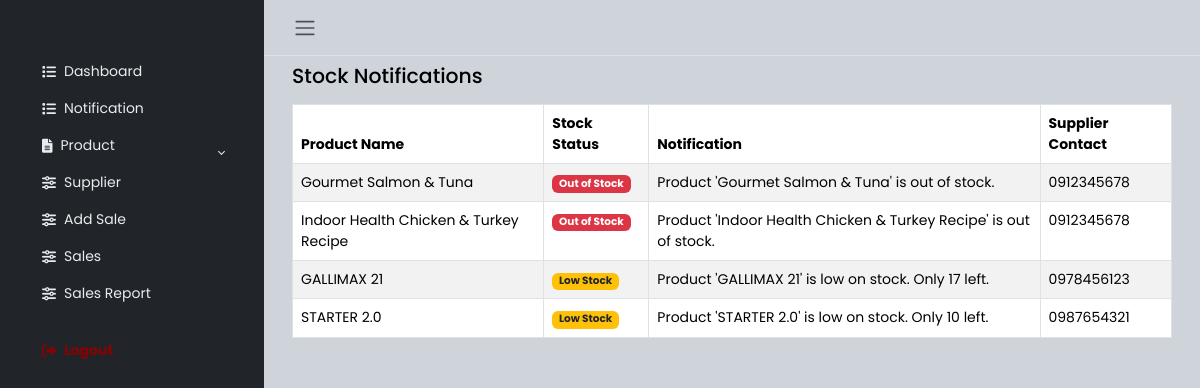
Page /notification.php (signed in) on the committed database.
### tables this page shows
CREATE TABLE `product` (
  `product_id` int(250) NOT NULL,
  `product_name` varchar(250) NOT NULL,
  `price` decimal(10,2) DEFAULT NULL,
  `quantity` int(250) NOT NULL,
  `status` enum('Available','Out of Stock','Low Stock') NOT NULL,
  `brand_id` int(250) NOT NULL,
  `category_id` int(250) NOT NULL,
  `supplier_id` int(250) NOT NULL
);

CREATE TABLE `supplier` (
  `supplier_id` int(250) NOT NULL,
  `supplier_name` varchar(250) NOT NULL,
  `supplier_number` varchar(250) NOT NULL
);

### notification.php (the view, shortened to what this page needs)
<?php
require 'db/connection.php';
$lowStockThreshold = 20;
$query = "
    SELECT p.product_id, p.product_name, p.quantity, s.supplier_number
    FROM product p
    LEFT JOIN supplier s ON p.supplier_id = s.supplier_id
";
$products = $conn->query($query);
?>
<!DOCTYPE html>
<html lang="en">
<head>
    <link href="https://cdn.jsdelivr.net/npm/bootstrap-icons/font/bootstrap-icons.css" rel="stylesheet">
    <link rel="stylesheet" href="https://cdn.jsdelivr.net/npm/bootstrap@5.3.2/dist/css/bootstrap.min.css">
    <link rel="stylesheet" href="bootstrap/css/bootstrap.min.css">
    <link rel="stylesheet" href="css/style.css">
</head>
<body>
<div class="wrapper">
    <?php include 'sidebar.php'; ?>
    <div class="main">
        <nav class="navbar navbar-expand px-3 border-bottom">
            <button class="btn" id="sidebar-toggle" type="button">
                <span class="navbar-toggler-icon"></span>
            </button>
        </nav>
        <main class="content px-3 py-2">
            <div class="container-fluid">
                <div class="mb-3">
                    <h4>Stock Notifications</h4>
                </div>
                <table class="table table-striped table-bordered">
                    <thead>
                        <tr>
                            <th>Product Name</th>
                            <th>Stock Status</th>
                            <th>Notification</th>
                            <th>Supplier Contact</th>
                        </tr>
                    </thead>
                    <tbody>
                        <?php
                        while ($product = $products->fetch_assoc()) {
                            $productName = $product['product_name'];
                            $stock = $product['quantity'];
                            $supplierNumber = $product['supplier_number'];
                            if ($stock <= 0) {
                                $statusClass = 'bg-danger text-white';
                                $statusText = 'Out of Stock';
                                $notificationText = "Product '{$productName}' is out of stock.";
                            } elseif ($stock <= $lowStockThreshold) {
                                $statusClass = 'bg-warning text-dark';
                                $statusText = 'Low Stock';
                                $notificationText = "Product '{$productName}' is low on stock. Only {$stock} left.";
                            } else {
                                continue;
                            }
                            echo "
                                <tr>
                                    <td>{$productName}</td>
                                    <td><span class='badge {$statusClass}'>{$statusText}</span></td>
                                    <td>{$notificationText}</td>
                                    <td>{$supplierNumber}</td>
                                </tr>
                            ";
                        }
                        ?>
                    </tbody>
                </table>
            </div>
        </main>
    </div>
</div>
</body>
</html>

### css/style.css (style rules this page uses)
body { font-family: 'Poppins', sans-serif; font-size: 0.875rem; opacity: 1; overflow-y: scroll; margin: 0; }
h4 { font-family: 'Poppins', sans-serif; font-size: 1.275rem; color: var(--bs-emphasis-color); }
.wrapper { align-items: stretch; display: flex; width: 100%; }
.main { display: flex; flex-direction: column; min-height: 100vh; min-width: 0; overflow: hidden; transition: all 0.35s ease-in-out; width: 100%; background: var(--bs-dark-bg-subtle); }
.content { flex: 1; max-width: 100vw; width: 100vw; }
@media (min-width:768px) { .content { max-width: auto; width: auto; } }

### rows in the picture
product: product_name "Gourmet Salmon & Tuna", quantity "Out of Stock", product_name "Product 'Gourmet Salmon & Tuna' is out of stock.", supplier.supplier_number "0912345678"
product: product_name "Indoor Health Chicken & Turkey Recipe", quantity "Out of Stock", product_name "Product 'Indoor Health Chicken & Turkey Recipe' is out of stock.", supplier.supplier_number "0912345678"
product: product_name "GALLIMAX 21", quantity "Low Stock", notificationText "Product 'GALLIMAX 21' is low on stock. Only 17 left.", supplier.supplier_number "0978456123"
product: product_name "STARTER 2.0", quantity "Low Stock", notificationText "Product 'STARTER 2.0' is low on stock. Only 10 left.", supplier.supplier_number "0987654321"
